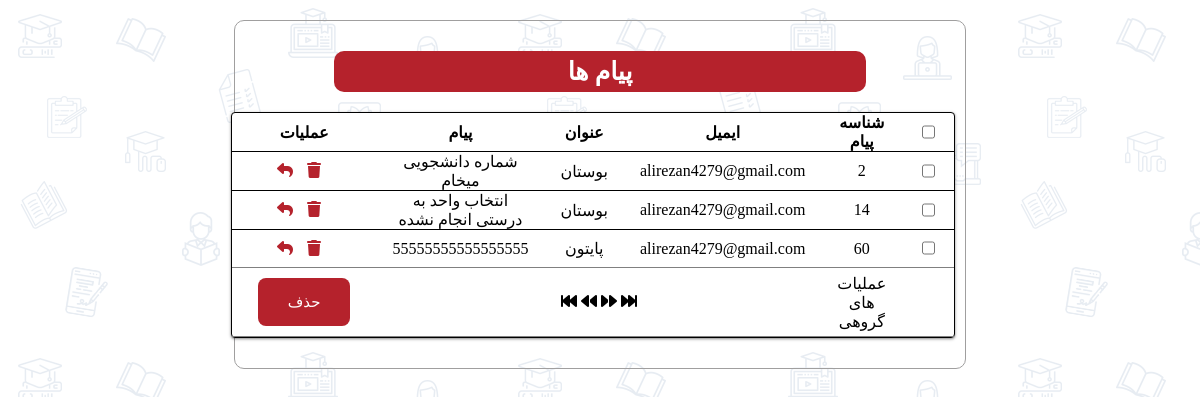
Before: /messages.php (signed in) with the older database file.
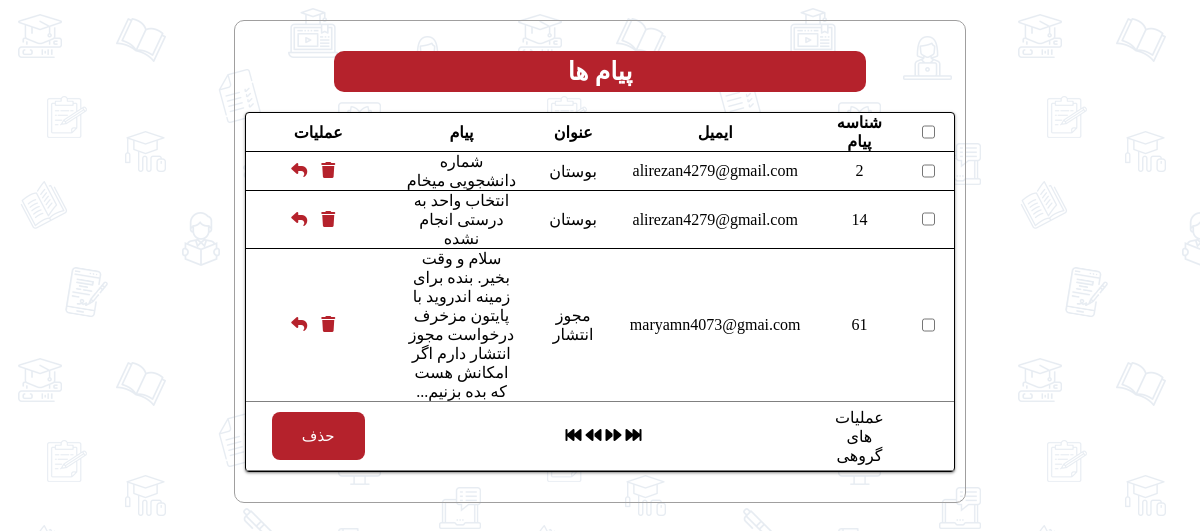
After: the same page with the newer database file.
### tables this page shows
CREATE TABLE IF NOT EXISTS `message` (
  `id` int(11) NOT NULL AUTO_INCREMENT,
  `email` varchar(100) NOT NULL,
  `title` varchar(100) NOT NULL,
  `description` text NOT NULL,
  PRIMARY KEY (`id`)
);

### config.php (called while the page is built)
<?php
    $db_host = 'localhost';
    $db_user = 'root';
    $db_pass = '';
    $db_name = 'pydb';
?>

### lib/db.php (called while the page is built, shortened)
<?php
class DB {
    protected $connection;
	protected $query;
	public function __construct($dbhost = 'localhost', $dbuser = 'root', $dbpass = '', $dbname = '', $charset = 'utf8') {
		$this->connection = new mysqli($dbhost, $dbuser, $dbpass, $dbname);
		$this->connection->set_charset($charset);
	}
    public function query($query) {
		if ($this->query = $this->connection->prepare($query)) {
            $this->query->execute();
        } else {
            $this->error('Unable to prepare MySQL statement (check your syntax) - ' . $this->connection->error);
        }
		return $this;
    }
	public function fetchAll($callback = null) {
	    $params = array();
        $row = array();
	    $meta = $this->query->result_metadata();
	    while ($field = $meta->fetch_field()) {
	        $params[] = &$row[$field->name];
	    }
	    call_user_func_array(array($this->query, 'bind_result'), $params);
        $result = array();
        while ($this->query->fetch()) {
            $r = array();
            foreach ($row as $key => $val) {
                $r[$key] = $val;
            }
            if ($callback != null && is_callable($callback)) {
                $value = call_user_func($callback, $r);
                if ($value == 'break') break;
            } else {
                $result[] = $r;
            }
        }
		return $result;
	}
}
?>

### security.php (called while the page is built, shortened)
<?php
class Authentication{
    static function check(){
        return isset( $_SESSION['uid'] );
    }
    static function urole(){
        return $_SESSION['uinfo']['role'];
    }
}
class Authorization{
    static function checkRole(){
        return Authentication::urole() == "admin";
    }
}
?>

### view/template/messagesTable.php (the view)
<tr>
    <td>
        <input type="checkbox" name="selects">
    </td>
    <td> <?php echo $message['id']; ?> </td>
    <td> <?php echo $message['email']; ?> </td>
    <td> <?php echo $message['title']; ?> </td>
    <td> <?php echo $message['description']; ?> </td>
    <td>
        <a class="" href="delete.php? id=<?php echo $message['id'] ?>&del=message">
            <i class="fa-solid fa-trash"></i>
        </a>
        <a class="" href="# id=<?php echo $message['id'] ?>">
            <i class="fa-solid fa-reply"></i>
        </a>
    </td>
</tr>

### view/messages_view.php (shortened to what this page needs)
<!DOCTYPE html>
<html lang="fa-IR">
<head>
    <link rel="stylesheet" href="styles/style.css">
</head>
<body dir="rtl">
    <div class="info">
        <h1>پیام ها</h1>
        <form action="" method="post">
            <table class="messages_tbl">
                    <thead>
                        <tr>
                        <th><input type="checkbox" name=""></th>
                        <th>شناسه پیام</th>
                        <th>ایمیل</th>
                        <th>عنوان</th>
                        <th>پیام</th>
                        <th>عملیات</th>
                        </tr>
                    </thead>
                    <tbody>
                        <?php foreach($row as $message){
                            include 'view/template/messagesTable.php';
                        }?>
                    </tbody>
                    <tfoot>
                        <tr>
                            <td></td>
                            <td>عملیات های گروهی</td>
                            <td colspan="3"><i class="fa-solid fa-forward-fast"></i>
                            <i class="fa-solid fa-forward"></i>
                            <i class="fa-solid fa-backward"></i>
                            <i class="fa-solid fa-backward-fast"></i>
                            <td><button class="btn tbl">حذف</button></td>
                        </tr>
                    </tfoot>
            </table>
        </form>
    </div>
</body>
</html>

Changed rows visible on the page:
removed message: id "60", email "alirezan4279@gmail.com", title "پایتون", description "55555555555555555"
added message: id "61", email "maryamn4073@gmai.com", title "مجوز انتشار", description "سلام و وقت بخیر. بنده برای زمینه اندروید با پایتون مزخرف درخواست مجوز انتشار دارم اگر امکانش هست که بده بزنیم..."
